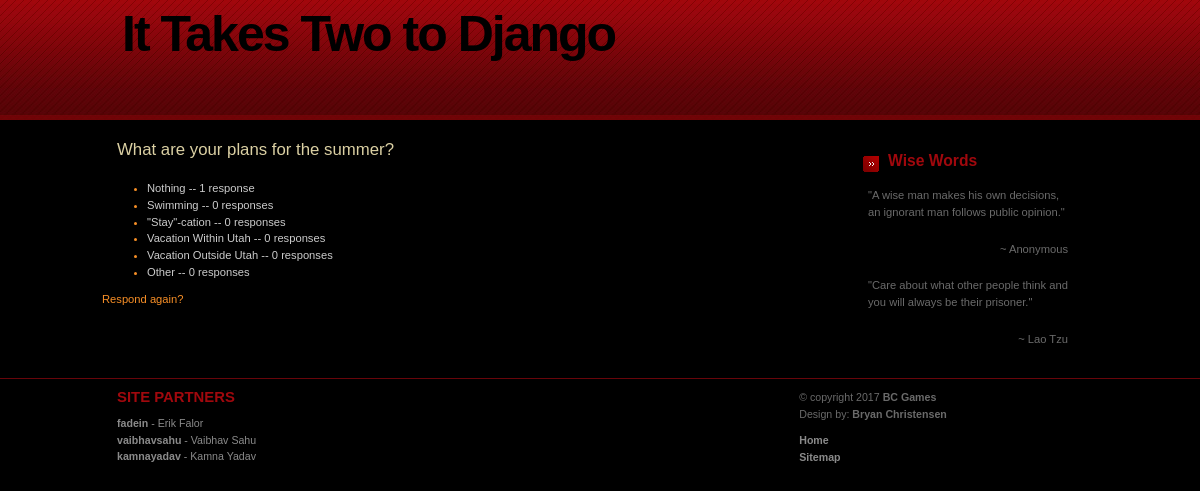
The app's page /polls/2/results/ with its own data.
### polls/models.py (models this page shows, shortened)
class Question(models.Model):
  question_text = models.CharField(max_length=200)
  pub_date = models.DateTimeField('date published')
  def was_published_recently(self):
    now = timezone.now()
    return now - datetime.timedelta(days=1) <= self.pub_date <= now
  was_published_recently.admin_order_field = 'pub_date'
  was_published_recently.boolean = True
  was_published_recently.short_description = 'Published recently?'

class Choice(models.Model):
  question = models.ForeignKey(Question, on_delete=models.CASCADE)
  choice_text = models.CharField(max_length=200)
  votes = models.IntegerField(default=0)

### polls/views.py (the view)
# urls.py: url(r'^(?P<pk>[0-9]+)/results/$', views.ResultsView.as_view(), name='results'),
class ResultsView(generic.DetailView):
  model = Question
  template_name = 'polls/results.html'

### polls/templates/polls/results.html
{% load staticfiles %}
<link rel="stylesheet" type="text/css" href="{% static 'polls/style.css' %}" />
<div id="header"><div id="header-content">
    <h1 id="logo">It Takes Two to Django</h1>
</div></div>
<div id="content-wrap"><div id="content">
    <div id="sidebar">
        <div class="sidebox">
				<h1>Wise Words</h1>
				<p>&quot;A wise man makes his own decisions, an ignorant man follows public opinion.&quot;</p>
				<p class="align-right">~ Anonymous</p>
				<p>&quot;Care about what other people think and you will always be their prisoner.&quot;</p>
                <p class="align-right">~ Lao Tzu</p>
			</div>
    </div>
    <div id="main">
        <h1>{{ question.question_text }}</h1>
        <ul>
            {% for choice in question.choice_set.all %}
            <li><span>{{ choice.choice_text }} -- {{ choice.votes }} response{{ choice.votes|pluralize }}</span></li>
            {% endfor %}
        </ul>
        <a href="{% url 'polls:detail' question.id %}">Respond again?</a>
    </div>
</div></div>
<div id="footer"><div id="footer-content">
    <div class="col float-left">
        <h2>Site Partners</h2>
			<ul>
				<li><a href="https://c9.io/fadein/"><strong>fadein</strong> - Erik Falor</a></li>
				<li><a href="https://c9.io/vaibhavsahu/"><strong>vaibhavsahu</strong> - Vaibhav Sahu</a></li>
				<li><a href="https://c9.io/kamnayadav/"><strong>kamnayadav</strong> - Kamna Yadav</a></li>
			</ul>
    </div>
    <div class="col2 float-right">
			<p>
			&copy; copyright 2017 <strong>BC Games</strong><br />
			Design by: <strong>Bryan Christensen</strong>&nbsp; &nbsp;
			<ul>
				<li><a href="{% url 'polls:index' %}"><strong>Home</strong></a></li>
				<li><a href="{% url 'polls:index' %}"><strong>Sitemap</strong></a></li>
			</ul>
		</div>
</div></div>

### polls/static/polls/style.css (style rules this page uses)
* { padding: 0; margin: 0; }
a { color: #F88F26; background-color: inherit; text-decoration: none }
h1, h2, h3 { font: bold 1.3em 'Trebuchet MS', Arial, Sans-serif; color: #A0080D; }
h1 { font-size: 1.6em; }
h2 { font-size: 1.4em; text-transform:uppercase; }
#main h1 { font: normal 1.5em 'Trebuchet MS', Arial, Sans-serif; color: #DBD0A3; }
#sidebar h1 { font: bold 1.4em 'Trebuchet MS', Arial, Sans-serif; background: #000 url(arrow.gif) no-repeat 10px .7em; padding: 7px 0 7px 35px; color: #A0080D; }
p, h1, h2, h3 { margin: 0; padding: 10px 15px; }
ul, ol { margin: 10px 30px; padding: 0 15px; color: #F88F26; }
ul span, ol span { color: #CCC; }
#header-content, #footer-content, #content { width: 83%; }
#header { background: #444 url(headerbg.jpg) repeat-x 0 0; height: 120px; text-align: left; }
#header-content { position: relative; margin: 0 auto; padding: 0; }
#header-content #logo { position: absolute; font: bold 50px Verdana, 'Trebuchet Ms', Sans-serif; letter-spacing: -2px; color: #000; margin: 0; padding: 0; top: 5px; left: 20px; }
#content-wrap { clear: both; float: left; background: #000; width: 100%; }
#content { text-align: left; padding: 0; margin: 0 auto; }
#sidebar { float: right; width: 260px; margin: 10px 0; padding: 0; }
#sidebar .sidebox { background: #000; margin: 5px 15px 10px 15px; }
#main { margin: 10px 0; padding: 0 270px 0 0; }
#footer { clear: both; margin: 0; padding: 0; border-top: 1px solid #68050A; font-size: 95%; text-align: left; }
#footer h2, #footer p { padding-left: 0; }
#footer-content { margin: 0 auto; }
#footer-content a { text-decoration: none; color: #8A8A8A; }
#footer-content ul { list-style: none; margin: 0; padding: 0; }
#footer-content .col { width: 32%; padding: 0 5px 30px 15px; }
#footer-content .col2 { width: 30%; padding: 0 0 30px 0; }
.float-left { float: left; }
.float-right { float: right; }
.align-right { text-align: right; }

### records on screen
Question: question_text "What are your plans for the summer?"
Choice: choice_text "Nothing", votes "1"
Choice: choice_text "Swimming", votes "0"
Choice: choice_text "\"Stay\"-cation", votes "0"
Choice: choice_text "Vacation Within Utah", votes "0"
Choice: choice_text "Vacation Outside Utah", votes "0"
Choice: choice_text "Other", votes "0"
